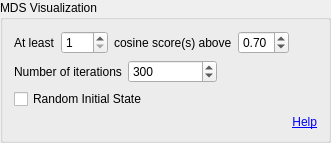
<?xml version="1.0" encoding="UTF-8"?>
<ui version="4.0">
 <class>gbOptions</class>
 <widget class="QGroupBox" name="gbOptions">
  <property name="geometry">
   <rect>
    <x>0</x>
    <y>0</y>
    <width>331</width>
    <height>114</height>
   </rect>
  </property>
  <property name="title">
   <string>MDS Visualization</string>
  </property>
  <layout class="QGridLayout" name="gridLayout_3">
   <item row="3" column="0">
    <widget class="QLabel" name="label_6">
     <property name="text">
      <string>Number of iterations</string>
     </property>
    </widget>
   </item>
   <item row="4" column="0" colspan="4">
    <widget class="QCheckBox" name="chkRandomState">
     <property name="text">
      <string>Random Initial State</string>
     </property>
    </widget>
   </item>
   <item row="0" column="0" colspan="3">
    <layout class="QHBoxLayout" name="horizontalLayout_2">
     <item>
      <widget class="QLabel" name="label_7">
       <property name="text">
        <string>At least</string>
       </property>
      </widget>
     </item>
     <item>
      <widget class="QSpinBox" name="spinMinScoresAboveThreshold">
       <property name="minimum">
        <number>1</number>
       </property>
       <property name="maximum">
        <number>100</number>
       </property>
      </widget>
     </item>
     <item>
      <widget class="QLabel" name="label_8">
       <property name="text">
        <string>cosine score(s) above</string>
       </property>
      </widget>
     </item>
     <item>
      <widget class="QDoubleSpinBox" name="spinMinScore">
       <property name="maximum">
        <double>1.000000000000000</double>
       </property>
       <property name="singleStep">
        <double>0.050000000000000</double>
       </property>
       <property name="value">
        <double>0.700000000000000</double>
       </property>
      </widget>
     </item>
     <item>
      <spacer name="horizontalSpacer">
       <property name="orientation">
        <enum>Qt::Horizontal</enum>
       </property>
       <property name="sizeHint" stdset="0">
        <size>
         <width>40</width>
         <height>20</height>
        </size>
       </property>
      </spacer>
     </item>
    </layout>
   </item>
   <item row="3" column="1">
    <widget class="QSpinBox" name="spinNumIterations">
     <property name="minimum">
      <number>1</number>
     </property>
     <property name="maximum">
      <number>10000</number>
     </property>
     <property name="singleStep">
      <number>0</number>
     </property>
     <property name="value">
      <number>300</number>
     </property>
    </widget>
   </item>
   <item row="5" column="0" colspan="4">
    <widget class="QLabel" name="label_9">
     <property name="text">
      <string>&lt;a href=&quot;https://scikit-learn.org/stable/modules/generated/sklearn.manifold.MDS.html&quot;&gt;Help&lt;/a&gt;</string>
     </property>
     <property name="alignment">
      <set>Qt::AlignRight|Qt::AlignTrailing|Qt::AlignVCenter</set>
     </property>
    </widget>
   </item>
  </layout>
 </widget>
 <tabstops>
  <tabstop>spinMinScore</tabstop>
  <tabstop>chkRandomState</tabstop>
 </tabstops>
 <resources/>
 <connections/>
</ui>
